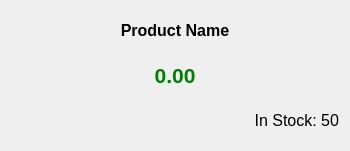
<?xml version="1.0" encoding="UTF-8"?>
<ui version="4.0">
 <class>Dialog</class>
 <widget class="QDialog" name="Dialog">
  <property name="geometry">
   <rect>
    <x>0</x>
    <y>0</y>
    <width>350</width>
    <height>151</height>
   </rect>
  </property>
  <property name="windowTitle">
   <string>Dialog</string>
  </property>
  <layout class="QVBoxLayout" name="verticalLayout">
   <item>
    <widget class="QLabel" name="inquireName">
     <property name="font">
      <font>
       <family>Segoe UI</family>
       <pointsize>12</pointsize>
       <weight>75</weight>
       <bold>true</bold>
      </font>
     </property>
     <property name="text">
      <string>Product Name</string>
     </property>
     <property name="alignment">
      <set>Qt::AlignCenter</set>
     </property>
    </widget>
   </item>
   <item>
    <widget class="QLabel" name="inquirePrice">
     <property name="font">
      <font>
       <family>Segoe UI</family>
       <pointsize>16</pointsize>
       <weight>75</weight>
       <bold>true</bold>
      </font>
     </property>
     <property name="styleSheet">
      <string notr="true">color: green;</string>
     </property>
     <property name="text">
      <string>0.00</string>
     </property>
     <property name="alignment">
      <set>Qt::AlignCenter</set>
     </property>
    </widget>
   </item>
   <item>
    <widget class="QLabel" name="inquireStock">
     <property name="font">
      <font>
       <family>Segoe UI</family>
       <pointsize>12</pointsize>
      </font>
     </property>
     <property name="text">
      <string>In Stock: 50</string>
     </property>
     <property name="alignment">
      <set>Qt::AlignRight|Qt::AlignTrailing|Qt::AlignVCenter</set>
     </property>
    </widget>
   </item>
  </layout>
 </widget>
 <resources>
  <include location="qt_resources.qrc"/>
 </resources>
 <connections/>
</ui>
